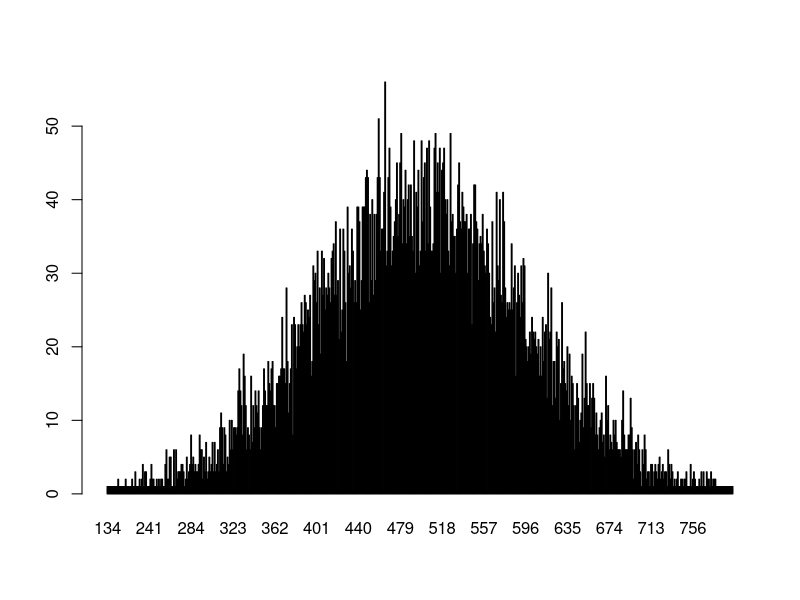
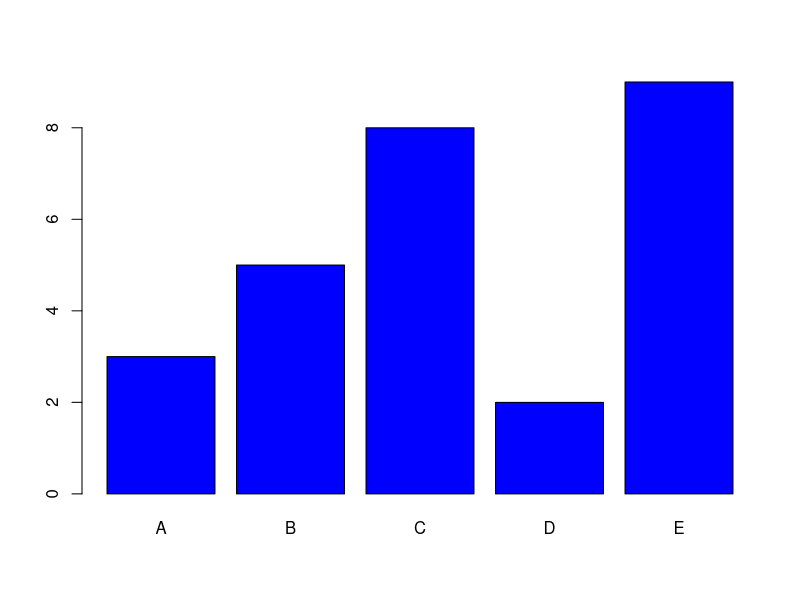
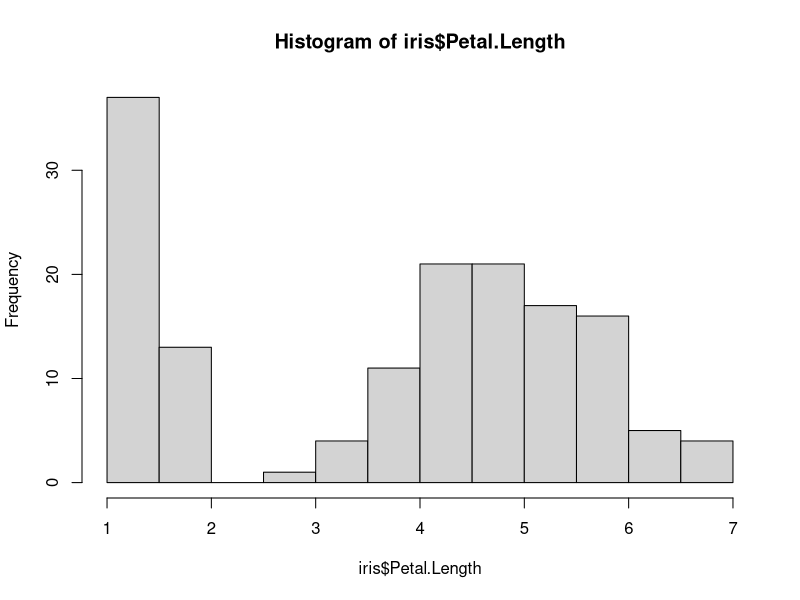
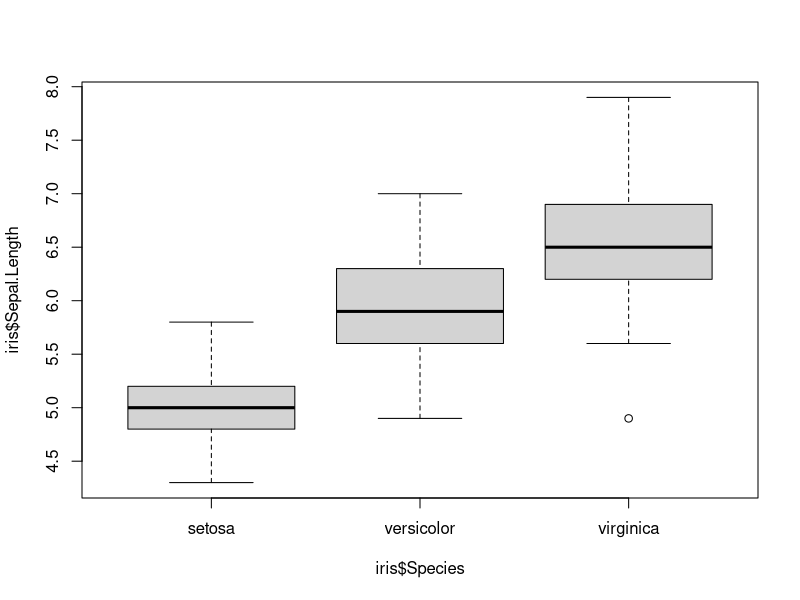

The R script that drew these images, in order:
n <- floor(rnorm(10000, 500, 100))
t <- table(n)
barplot(t)

x <- 10
a <- 2
y <- 1:4
z <- 2:5

print(x > a)
print(x + a)

if (x > a) {
    print("Yes.")
} else {
    print("No.")
}

print(y * z) # multiplication
print(c(y, z)) # concatenation
print(c(1:3, c(4:6, 7:10))) # recursive execution

x <- 1:3 ; print(rep(x, 2)) # repetition
y <- 1:3 ; print(rep(y, c(1, 3, 2)))
print(sum(rep(x, 2)))

greeting <- "My name is George!"
print(greeting)

#make a plot
bar_values <- c(3, 5, 8, 2, 9)
bar_names <- c("A", "B", "C", "D", "E")

barplot(bar_values, names.arg = bar_names, col = "blue") # barplot
hist(iris$Petal.Length) # histogram
boxplot(iris$Sepal.Length ~ iris$Species) # boxplot

# More at the file of the first lesson...
